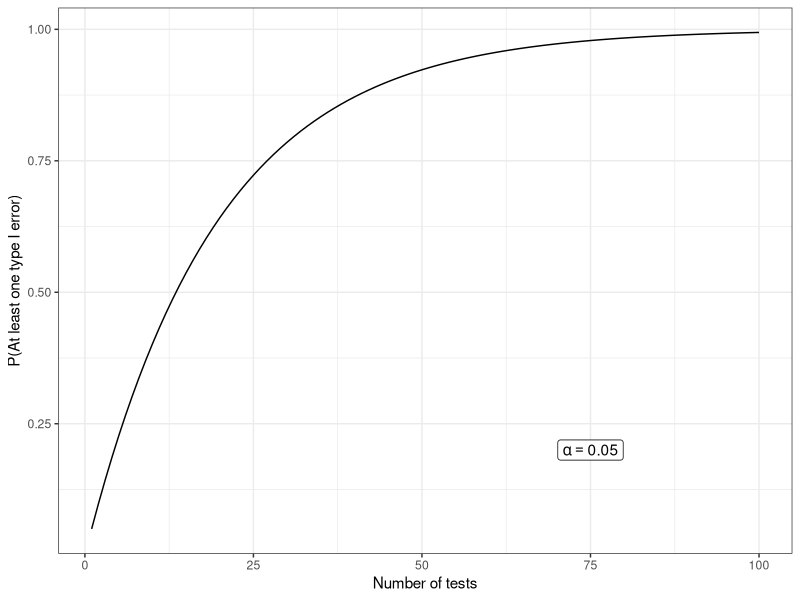

The R script that drew this image:
## ---- chunk 1
library(tidyverse)
library(kableExtra)
options(digits=4)
## ---- chunk 2
kable(matrix(c("", "H0 is true", "H0 is false", "Accept H0", "", "Type II error, miss", "Reject H0", "Type I error, false alarm", ""), byrow=F, ncol=3)) %>% kable_styling(font_size=14)
## ---- chunk 3
kable(matrix(c("", "H0 is true", "H0 is false", "Accept H0", "TN", "FN", "Reject H0", "FP", "TP"), byrow=F, ncol=3)) %>% kable_styling(font_size=14)
## ---- chunk 4
a=0.05
k <- 1:100
ggplot(data.frame(k=k, p = 1-(1-a)^k), aes(x=k, y=p)) + geom_line() + xlab("Number of tests") + ylab("P(At least one type I error)") + theme_bw() + annotate("label", x=75, y=0.2, label="alpha == 0.05", parse=TRUE)
## ---- chunk 5
kable(matrix(c("", "H0 is true", "H0 is false", "Accept H0", "TN", "FN", "Reject H0", "FP", "TP"), byrow=3, ncol=3)) %>% kable_styling(font_size=14)
## ---- chunk 6
p <- sort(c(1.7e-8, 5.8e-8, 3.4e-7, 9.1e-7, 1.0e-6, 2.4e-6, 3.6e-5, 2.3e-5, 2.3e-4, 2.2e-4, 8.9e-3,7.3e-4, 0.0045, 0.0032, 0.0087, 0.012, 0.014, 0.045, 0.08, 0.23))
kable(data.frame(`p-value`=sprintf("%.3g", p), `adj p (Bonferroni)` = p.adjust(p, "bonferroni", 10000), `q-value (B-H)`=p.adjust(p, "BH", 10000), check.names=FALSE))
